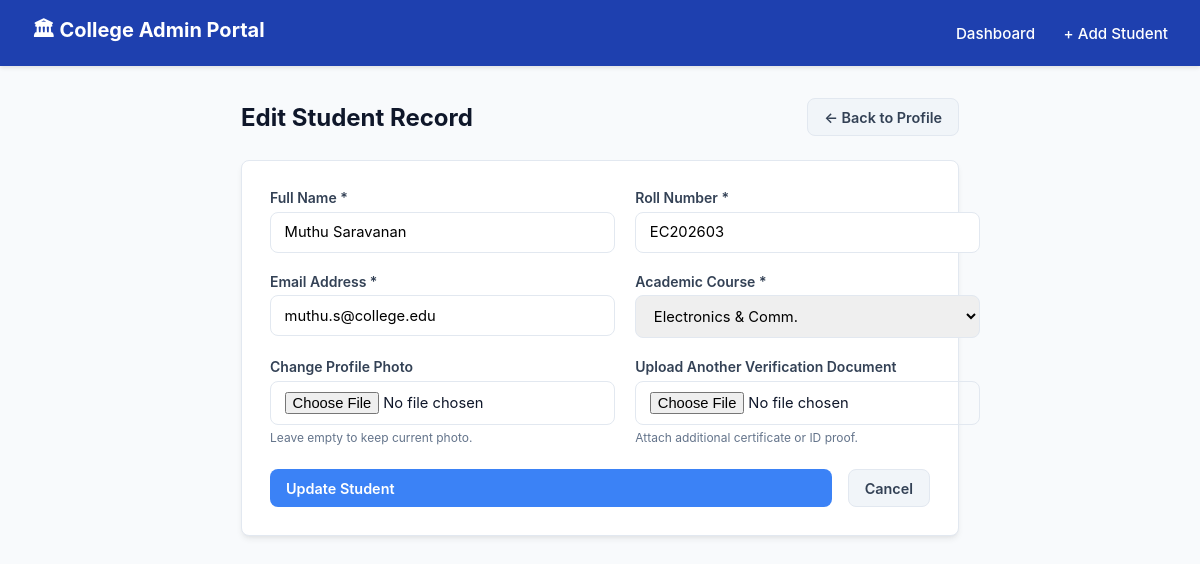
The app's page /q2_php_admin/edit_student.php?id=3 with its own data.
### tables this page shows
CREATE TABLE students (
    id INT AUTO_INCREMENT PRIMARY KEY,
    name VARCHAR(100) NOT NULL,
    roll_no VARCHAR(50) NOT NULL UNIQUE,
    email VARCHAR(100) NOT NULL,
    course VARCHAR(50) NOT NULL,
    photo VARCHAR(255) DEFAULT 'default_avatar.png',
    created_at TIMESTAMP DEFAULT CURRENT_TIMESTAMP
);

### q2_php_admin/config.php (called while the page is built, shortened)
<?php
function e($str) {
    return htmlspecialchars($str ?? '', ENT_QUOTES, 'UTF-8');
}
?>

### q2_php_admin/edit_student.php (the view, shortened to what this page needs)
<?php
require_once __DIR__ . '/config.php';
$studentId = isset($_GET['id']) ? (int)$_GET['id'] : 0;
$stmt = $pdo->prepare("SELECT * FROM students WHERE id = ?");
$stmt->execute([$studentId]);
$student = $stmt->fetch();
?>
<!DOCTYPE html>
<html lang="en">
<head>
  <link rel="stylesheet" href="style.css">
</head>
<body>
  <nav class="navbar">
    <div class="nav-brand">🏛 College Admin Portal</div>
    <div class="nav-links">
      <a href="index.php">Dashboard</a>
      <a href="add_student.php">+ Add Student</a>
    </div>
  </nav>
  <div class="container" style="max-width: 750px;">
    <div class="page-header">
      <h2>Edit Student Record</h2>
      <a href="view_student.php?id=<?= $student['id'] ?>" class="btn btn-secondary">← Back to Profile</a>
    </div>
    <div class="card">
      <form method="POST" action="edit_student.php?id=<?= $student['id'] ?>" enctype="multipart/form-data">
        <div class="form-grid">
          <div class="form-group">
            <label for="name">Full Name *</label>
            <input type="text" id="name" name="name" required value="<?= e($_POST['name'] ?? $student['name']) ?>">
          </div>
          <div class="form-group">
            <label for="roll_no">Roll Number *</label>
            <input type="text" id="roll_no" name="roll_no" required value="<?= e($_POST['roll_no'] ?? $student['roll_no']) ?>">
          </div>
          <div class="form-group">
            <label for="email">Email Address *</label>
            <input type="email" id="email" name="email" required value="<?= e($_POST['email'] ?? $student['email']) ?>">
          </div>
          <div class="form-group">
            <label for="course">Academic Course *</label>
            <?php $selCourse = $_POST['course'] ?? $student['course']; ?>
            <select id="course" name="course" required>
              <option value="Electronics & Comm." <?= ($selCourse === 'Electronics & Comm.') ? 'selected' : '' ?>>Electronics & Comm.</option>
            </select>
          </div>
          <div class="form-group">
            <label for="photo">Change Profile Photo</label>
            <input type="file" id="photo" name="photo" accept=".jpg,.jpeg,.png">
            <span class="file-help">Leave empty to keep current photo.</span>
          </div>
          <div class="form-group">
            <label for="document">Upload Another Verification Document</label>
            <input type="file" id="document" name="document" accept=".pdf,.jpg,.jpeg,.png">
            <span class="file-help">Attach additional certificate or ID proof.</span>
          </div>
        </div>
        <div style="margin-top: 1.5rem; display: flex; gap: 1rem;">
          <button type="submit" class="btn btn-primary" style="flex: 1;">Update Student</button>
          <a href="view_student.php?id=<?= $student['id'] ?>" class="btn btn-secondary">Cancel</a>
        </div>
      </form>
    </div>
  </div>
</body>
</html>

### q2_php_admin/style.css (style rules this page uses)
:root { --primary: #1e40af; --primary-hover: #1d4ed8; --accent: #3b82f6; --bg-main: #f8fafc; --card-bg: #ffffff; --text-dark: #0f172a; --text-muted: #64748b; --border: #e2e8f0; --success: #15803d; --success-bg: #dcfce7; --danger: #b91c1c; --danger-bg: #fee2e2; --radius: 8px; --shadow: 0 4px 6px -1px rgba(0, 0, 0, 0.07), 0 2px 4px -2px rgba(0, 0, 0, 0.05); }
* { box-sizing: border-box; margin: 0; padding: 0; font-family: -apple-system, BlinkMacSystemFont, "Segoe UI", Roboto, Helvetica, Arial, sans-serif; }
body { background-color: var(--bg-main); color: var(--text-dark); min-height: 100vh; }
.navbar { background-color: var(--primary); color: #ffffff; padding: 1rem 2rem; display: flex; justify-content: space-between; align-items: center; box-shadow: 0 2px 4px rgba(0,0,0,0.1); }
.nav-brand { font-size: 1.25rem; font-weight: 700; display: flex; align-items: center; gap: 0.5rem; }
.nav-links a { color: #ffffff; text-decoration: none; font-weight: 500; font-size: 0.95rem; margin-left: 1.5rem; transition: opacity 0.2s; }
.container { max-width: 1100px; margin: 2rem auto; padding: 0 1rem; }
.page-header { display: flex; justify-content: space-between; align-items: center; margin-bottom: 1.5rem; }
.page-header h2 { font-size: 1.5rem; color: var(--text-dark); }
.card { background-color: var(--card-bg); border-radius: var(--radius); border: 1px solid var(--border); box-shadow: var(--shadow); padding: 1.75rem; margin-bottom: 2rem; }
.btn { display: inline-flex; align-items: center; gap: 0.4rem; padding: 0.6rem 1rem; font-size: 0.9rem; font-weight: 600; border-radius: var(--radius); text-decoration: none; cursor: pointer; border: none; transition: background-color 0.2s; }
.btn-primary { background-color: var(--accent); color: #ffffff; }
.btn-secondary { background-color: #f1f5f9; color: #334155; border: 1px solid var(--border); }
.form-grid { display: grid; grid-template-columns: 1fr 1fr; gap: 1.25rem; }
.form-group { display: flex; flex-direction: column; }
.form-group label { font-size: 0.875rem; font-weight: 600; margin-bottom: 0.35rem; color: #334155; }
.form-group input, .form-group select { padding: 0.65rem 0.85rem; border: 1px solid var(--border); border-radius: var(--radius); font-size: 0.92rem; outline: none; }
.file-help { font-size: 0.75rem; color: var(--text-muted); margin-top: 0.3rem; }

### records on screen
students: name "Muthu Saravanan", roll_no "EC202603", email "muthu.s@college.edu", course "Electronics & Comm."
